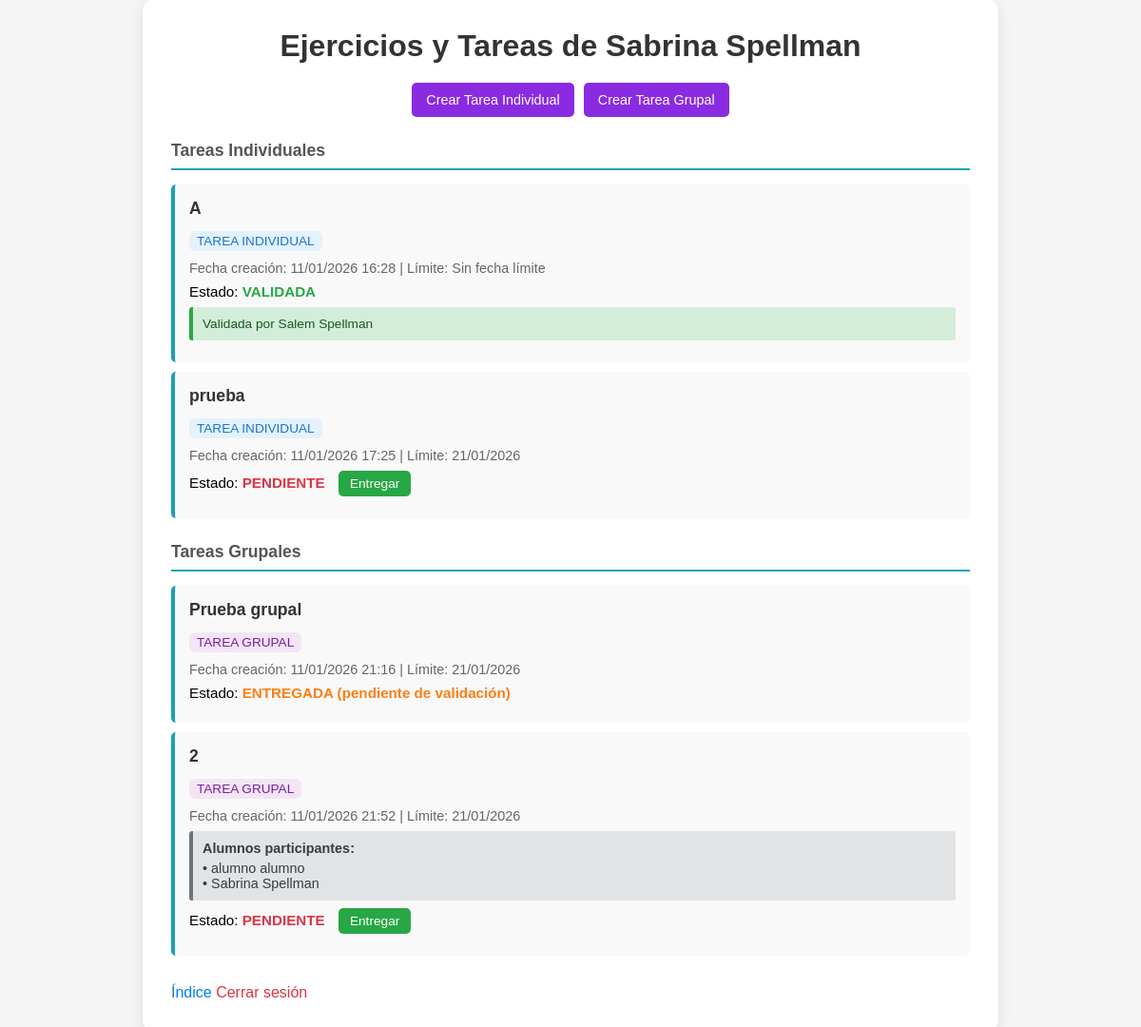
Page /ejercicios-alumnos/ (signed in) on the committed database.
### Aplicaciones/models.py (models this page shows, shortened)
class Usuario(AbstractUser):
    ROL_CHOICES = (
        ('ALUMNO', 'Alumno'),
        ('PROFESOR', 'Profesor'),
    )
    rol = models.CharField(max_length=10, choices=ROL_CHOICES)

class Tarea(models.Model):
    TIPO_CHOICES = (
        ('INDIVIDUAL', 'Individual'),
        ('GRUPAL', 'Grupal'),
        ('EVALUABLE', 'Evaluable'),
    )
    titulo = models.CharField(max_length=200)
    descripcion = models.TextField()
    tipo = models.CharField(max_length=20, choices=TIPO_CHOICES)
    evaluacion = models.BooleanField(default=False)
    validada = models.BooleanField(default=False)
    profesor_validar = models.ForeignKey(Usuario, on_delete=models.SET_NULL, null=True, blank=True, related_name='tareas_validadas')
    completada = models.BooleanField(default=False)
    crear = models.ForeignKey(Usuario, on_delete=models.CASCADE, related_name='tareas_creadas', null=True, blank=True)
    fecha_creacion = models.DateTimeField(auto_now_add=True, null=True, blank=True)
    fecha_final = models.DateField(null=True, blank=True)
    alumnos_participantes = models.ManyToManyField(Usuario, related_name='tareas_participante', blank=True, limit_choices_to={'rol': 'ALUMNO'})

### Aplicaciones/views.py (the view)
# urls.py: path('ejercicios-alumnos/', views.ejercicios_alumnos, name='ejercicios_alumnos'),
def ejercicios_alumnos(request):
    if not request.user.is_authenticated:
        return redirect('login')
    tareas_individuales = Tarea.objects.filter(tipo='INDIVIDUAL').select_related('crear', 'profesor_validar')
    tareas_grupales = (
        Tarea.objects.filter(tipo='GRUPAL')
        .select_related('crear', 'profesor_validar')
        .prefetch_related('alumnos_participantes')
    )
    context = {
        'alumno': request.user,
        'tareas_individuales': tareas_individuales,
        'tareas_grupales': tareas_grupales
    }
    return render(request, 'Aplicaciones/ejercicios_alumnos.html', context)

### Aplicaciones/templates/Aplicaciones/ejercicios_alumnos.html (shortened to what this page needs)
<!DOCTYPE html>
<html>
<head>
</head>
<body>
    <div class="container">
        <h1>Ejercicios y Tareas de {{ alumno.first_name }} {{ alumno.last_name }}</h1>
        <div class="crear-btns">
            <a href="{% url 'crear_tarea_individual' %}">Crear Tarea Individual</a>
            <a href="{% url 'crear_tarea_grupal' %}">Crear Tarea Grupal</a>
        </div>
        <h3>Tareas Individuales</h3>
        <ul>
            {% for tarea in tareas_individuales %}
                <li>
                    <div class="tarea-titulo">{{ tarea.titulo }}</div>
                    <span class="tarea-badge badge-individual">TAREA INDIVIDUAL</span>
                    <div class="tarea-info">
                        Fecha creación: {{ tarea.fecha_creacion|date:"d/m/Y H:i"|default:"-" }} |
                        Límite: {{ tarea.fecha_final|date:"d/m/Y"|default:"Sin fecha límite" }}
                    </div>
                    <div class="estado">
                        Estado:
                        {% if tarea.validada %}
                            <span class="estado-validada">VALIDADA</span>
                            {% if tarea.profesor_validar %}
                                <div class="profesor-validador">
                                    Validada por {{ tarea.profesor_validar.first_name }} {{ tarea.profesor_validar.last_name }}
                                </div>
                            {% endif %}
                        {% elif tarea.completada and tarea.evaluacion %}
                            <span class="estado-completada">ENTREGADA (pendiente de validación)</span>
                        {% elif tarea.completada %}
                            <span class="estado-completada">ENTREGADA</span>
                        {% else %}
                            <span class="estado-pendiente">PENDIENTE</span>
                            <a href="{% url 'validar_tarea' tarea.id %}" class="btn-entregar">Entregar</a>
                        {% endif %}
                    </div>
                </li>
            {% empty %}
                <li class="empty-message">No hay tareas individuales registradas.</li>
            {% endfor %}
        </ul>
        <h3>Tareas Grupales</h3>
        <ul>
            {% for tarea in tareas_grupales %}
                <li>
                    <div class="tarea-titulo">{{ tarea.titulo }}</div>
                    <span class="tarea-badge badge-grupal">TAREA GRUPAL</span>
                    <div class="tarea-info">
                        Fecha creación: {{ tarea.fecha_creacion|date:"d/m/Y H:i"|default:"-" }} |
                        Límite: {{ tarea.fecha_final|date:"d/m/Y"|default:"Sin fecha límite" }}
                    </div>
                    {% with participantes=tarea.alumnos_participantes.all %}
                    {% if participantes|length %}
                        <div class="alumnos-participantes">
                            <strong>Alumnos participantes:</strong>
                            {% for alumno in participantes %}
                                • {{ alumno.first_name }} {{ alumno.last_name }} {% if not forloop.last %}<br>{% endif %}
                            {% endfor %}
                        </div>
                    {% endif %}
                    {% endwith %}
                    <div class="estado">
                        Estado:
                        {% if tarea.validada %}
                            <span class="estado-validada">VALIDADA</span>
                            {% if tarea.profesor_validar %}
                                <div class="profesor-validador">
                                    Validada por {{ tarea.profesor_validar.first_name }} {{ tarea.profesor_validar.last_name }}
                                </div>
                            {% endif %}
                        {% elif tarea.completada and tarea.evaluacion %}
                            <span class="estado-completada">ENTREGADA (pendiente de validación)</span>
                        {% elif tarea.completada %}
                            <span class="estado-completada">ENTREGADA</span>
                        {% else %}
                            <span class="estado-pendiente">PENDIENTE</span>
                            <a href="{% url 'validar_tarea' tarea.id %}" class="btn-entregar">Entregar</a>
                        {% endif %}
                    </div>
                </li>
            {% empty %}
                <li class="empty-message">No hay tareas grupales registradas.</li>
            {% endfor %}
        </ul>
        <a href="{% url 'indice' %}" class="volver-link">Índice</a>
        <a href="{% url 'logout' %}" class="volver-link" style="color:#dc3545;">Cerrar sesión</a>
    </div>
</body>
</html>

### Aplicaciones/templates/Aplicaciones/ejercicios_alumnos.html (style rules this page uses)
* { margin: 0; padding: 0; box-sizing: border-box; }
body { font-family: Arial, sans-serif; background: #f5f5f5; display: flex; justify-content: center; align-items: center; min-height: 100vh; }
.container { max-width: 900px; width: 100%; background: white; padding: 30px; border-radius: 10px; box-shadow: 0 4px 15px rgba(0,0,0,0.1); }
h1 { text-align: center; margin-bottom: 20px; color: #333; }
h3 { color: #555; margin-top: 25px; margin-bottom: 15px; font-size: 1.1em; border-bottom: 2px solid #17a2b8; padding-bottom: 8px; }
ul { list-style: none; }
li { background: #f9f9f9; margin: 10px 0; padding: 15px; border-radius: 5px; border-left: 4px solid #17a2b8; }
.tarea-titulo { font-weight: bold; color: #333; font-size: 1.1em; margin-bottom: 8px; }
.tarea-badge { display: inline-block; padding: 3px 8px; border-radius: 6px; font-size: 0.85em; margin: 5px 5px 5px 0; }
.badge-individual { background: #e3f2fd; color: #1976d2; }
.badge-grupal { background: #f3e5f5; color: #7b1fa2; }
.estado { margin: 8px 0; font-size: 0.95em; }
.estado-pendiente { color: #dc3545; font-weight: bold; }
.estado-completada { color: #fd7e14; font-weight: bold; }
.estado-validada { color: #28a745; font-weight: bold; }
.tarea-info { color: #666; font-size: 0.9em; margin: 5px 0; }
.btn-entregar { display: inline-block; background: #28a745; color: white; padding: 6px 12px; border-radius: 5px; text-decoration: none; font-size: 0.9em; margin-left: 10px; }
.volver-link { display: inline-block; margin-top: 20px; color: #007bff; text-decoration: none; }
.crear-btns { display: flex; gap: 10px; margin: 20px 0; justify-content: center; }
.crear-btns a { background: blueviolet; color: white; padding: 10px 15px; border-radius: 5px; text-decoration: none; font-size: 0.9em; }
.profesor-validador { background: #d4edda; border-left: 4px solid #28a745; padding: 10px; margin-top: 8px; border-radius: 3px; font-size: 0.9em; color: #155724; }
.alumnos-participantes { background: #e2e3e5; border-left: 4px solid #6c757d; padding: 10px; margin-top: 8px; border-radius: 3px; font-size: 0.9em; color: #383d41; }
.alumnos-participantes strong { display: block; margin-bottom: 5px; }

### rows in the picture
Usuario: first_name "Sabrina", last_name "Spellman"
Tarea: titulo "A", fecha_creacion "11/01/2026 16:28", fecha_final "Sin fecha límite", profesor_validar.first_name "Salem", profesor_validar.last_name "Spellman"
Tarea: titulo "prueba", fecha_creacion "11/01/2026 17:25", fecha_final "21/01/2026", validada "PENDIENTE"
Tarea: titulo "Prueba grupal", fecha_creacion "11/01/2026 21:16", fecha_final "21/01/2026", validada "ENTREGADA (pendiente de validación)"
Tarea: titulo "2", fecha_creacion "11/01/2026 21:52", fecha_final "21/01/2026", validada "PENDIENTE"
Usuario: first_name "alumno", last_name "alumno"
